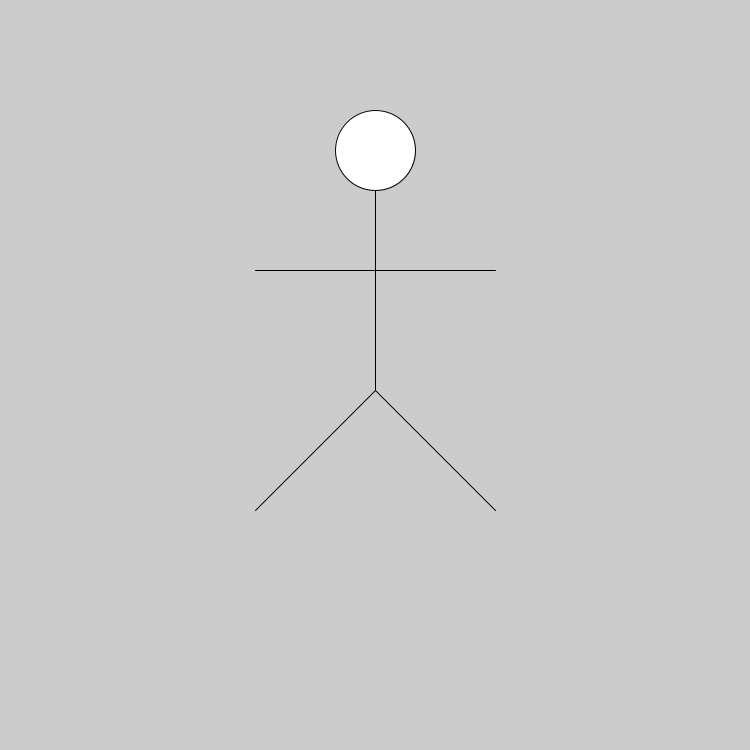
Frame 1 (no input)
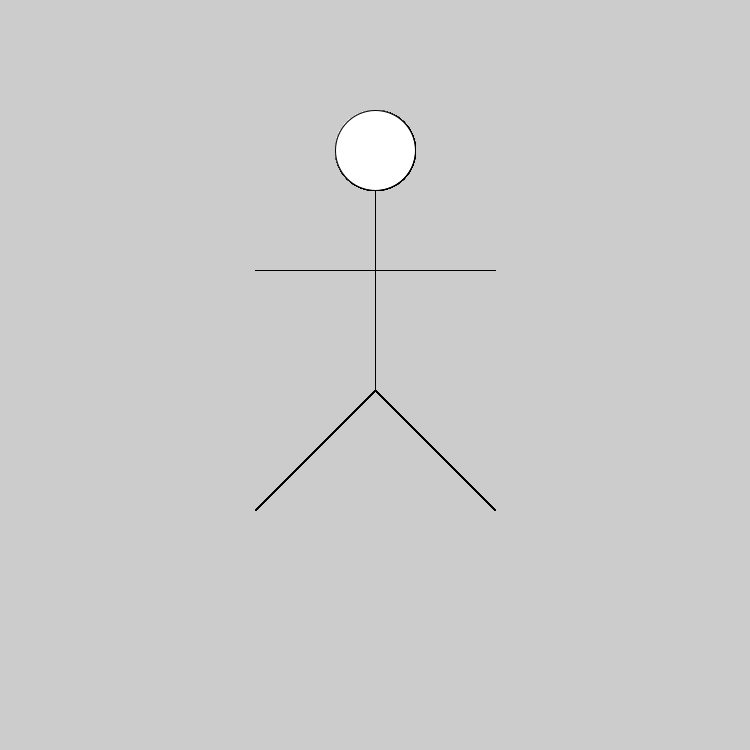
Frame 60 (the mouse pressed at the canvas centre just before this capture)
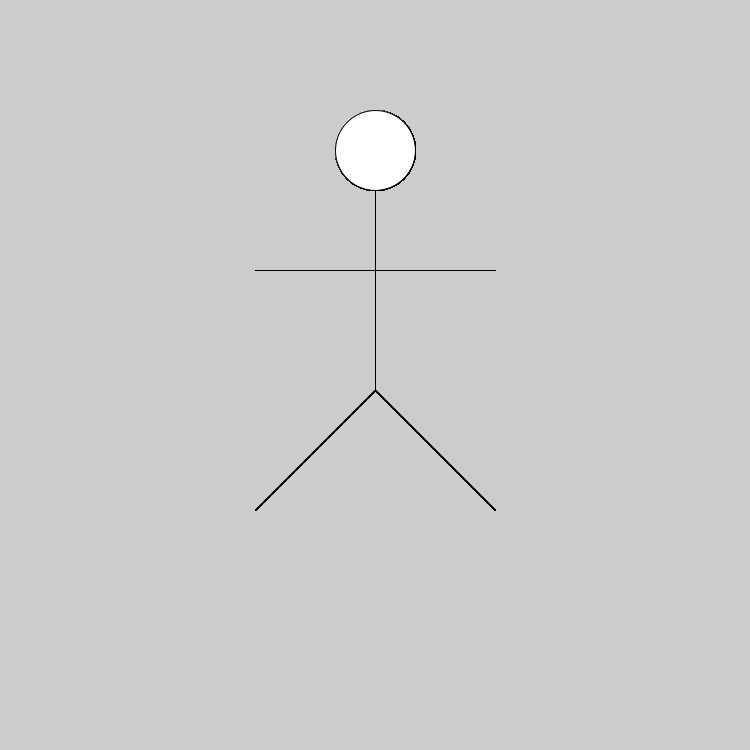
Frame 120 (the mouse held since frame 60 and released just before this capture)

The Processing sketch that drew these frames (run headless with seeded random() and noise(); from frame 60 on, the mouse is pressed at the canvas centre):

// Processing sketch: sticky
// ── sticky.pde
//declare canvas size 
void setup(){
   size(750,750);
}

void draw(){
  //declare variables
    float x,y,size;
    x=375;
    y=150;
    size=80;
  //draw head
    ellipse(x,y,size,size);
  //draw body
    line(x,y+size/2,x,y+size*3);
  //draw arms
    line(x-size*1.5,y+size*1.5,x+size*1.5,y+size*1.5);
  //draw left leg
    line(x,y+size*3,x-size*1.5,y+size*4.5);
  //draw right leg
    line(x,y+size*3,x+size*1.5,y+size*4.5);
}
